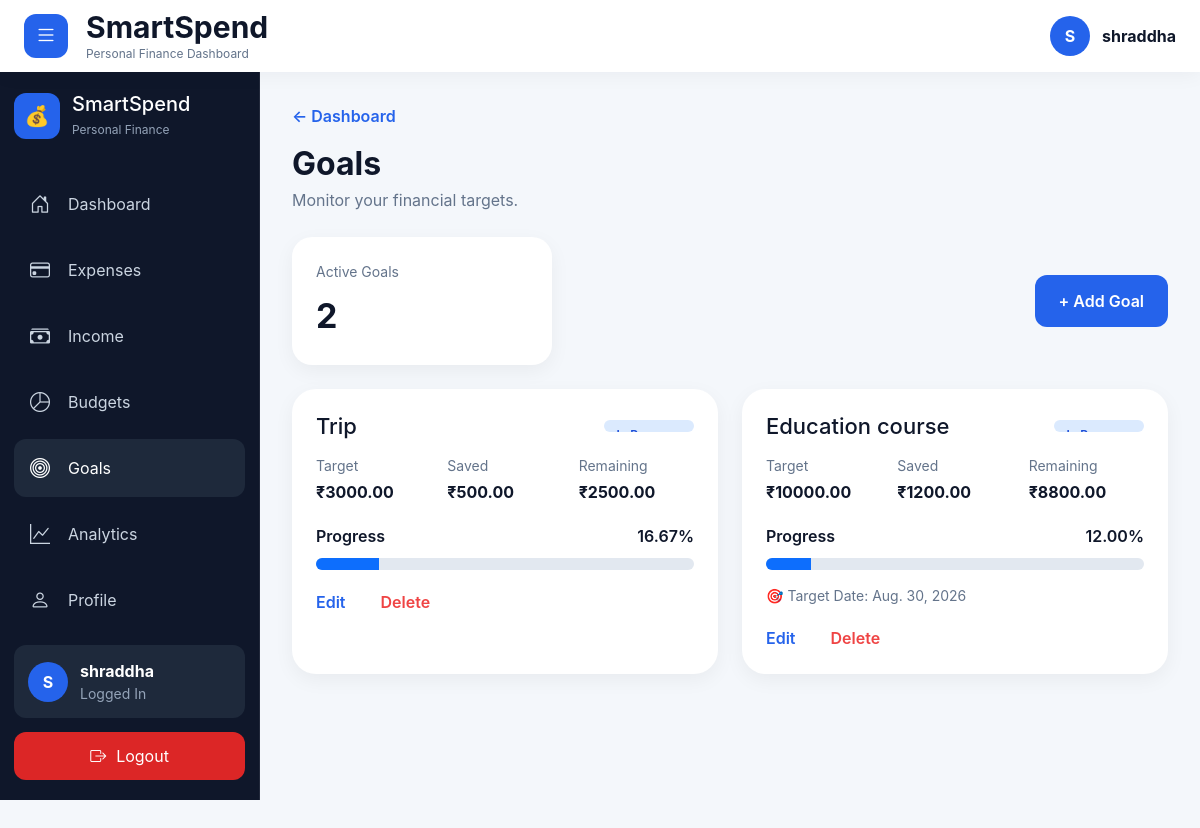
Page /goals/ (signed in) on the committed database.
### apps/accounts/models.py (models this page shows, shortened)
class User(AbstractUser):
    email = models.EmailField(unique=True)
    phone_number = models.CharField(max_length=15, blank=True)
    USERNAME_FIELD = "email"
    REQUIRED_FIELDS = ["username"]

### apps/goals/models.py (models this page shows, shortened)
class Goal(models.Model):
    user = models.ForeignKey(
        settings.AUTH_USER_MODEL,
        on_delete=models.CASCADE,
        related_name="goals"
    )
    title = models.CharField(
        max_length=255
    )
    description = models.TextField(
        blank=True
    )
    target_amount = models.DecimalField(
        max_digits=12,
        decimal_places=2
    )
    current_amount = models.DecimalField(
        max_digits=12,
        decimal_places=2,
        default=0
    )
    target_date = models.DateField(
        null=True,
        blank=True
    )
    created_at = models.DateTimeField(
        auto_now_add=True
    )
    class Meta:
        ordering = ["target_date"]
    @property
    def progress_percentage(self):
        if self.target_amount == 0:
            return 0
        return round(
            (self.current_amount / self.target_amount) * 100,
            2
        )
    @property
    def remaining_amount(self):
        return (
            self.target_amount -
            self.current_amount
        )

### apps/goals/views.py (the view)
@login_required
def goal_list(request):
    goals = Goal.objects.filter(
        user=request.user
    )
    return render(
        request,
        "goals/goal_list.html",
        {"goals": goals}
    )

### templates/goals/goal_list.html (shortened to what this page needs)
{% extends "base.html" %}
{% block content %}
<div class="page-header">
    <a
        href="/dashboard/"
        class="back-link"
    >
        ← Dashboard
    </a>
    <div class="page-title">
        Goals
    </div>
    <div class="page-subtitle">
        Monitor your financial targets.
    </div>
</div>
<div class="expense-topbar">
    <div class="summary-card">
        <div class="summary-label">
            Active Goals
        </div>
        <div class="summary-value">
            {{ goals|length }}
        </div>
    </div>
    <a
        href="{% url 'goal_create' %}"
        class="add-btn"
    >
        + Add Goal
    </a>
</div>
{% if goals %}
<div class="goal-grid">
    {% for goal in goals %}
    <div class="goal-card">
        <div class="goal-header">
            <h3>
                {{ goal.title }}
            </h3>
            {% if goal.progress_percentage >= 100 %}
                <span class="goal-status success">
                    Completed
                </span>
            {% elif goal.progress_percentage >= 75 %}
                <span class="goal-status warning">
                    Almost There
                </span>
            {% else %}
                <span class="goal-status progress">
                </span>
            {% endif %}
        </div>
        <div class="goal-stats">
            <div>
                <small>Target</small>
                <strong>
                    ₹{{ goal.target_amount }}
                </strong>
            </div>
            <div>
                <small>Saved</small>
                <strong>
                    ₹{{ goal.current_amount }}
                </strong>
            </div>
            <div>
                <small>Remaining</small>
                <strong>
                    ₹{{ goal.remaining_amount }}
                </strong>
            </div>
        </div>
        <div class="budget-progress-header">
            <span>
                Progress
            </span>
            <span>
                {{ goal.progress_percentage }}%
            </span>
        </div>
        <div class="progress">
            <div
                class="progress-bar bg-primary"
                style="
                    width:
                    {{ goal.progress_percentage }}%;
                "
            ></div>
        </div>
        {% if goal.target_date %}
        <div class="goal-date">
            🎯 Target Date:
            {{ goal.target_date }}
        </div>
        {% endif %}
        <div class="budget-actions">
            <a
                href="{% url 'goal_update' goal.id %}"
                class="action-link edit-link"
            >
                Edit
            </a>
            <a
                href="{% url 'goal_delete' goal.id %}"
                class="action-link delete-link"
            >
                Delete
            </a>
        </div>
    </div>
    {% endfor %}
</div>
{% endif %}
{% endblock %}

### templates/base.html (shortened to what this page needs)
{% load static %}
<!DOCTYPE html>
<html lang="en">
<head>
    <link
        href="https://cdn.jsdelivr.net/npm/bootstrap@5.3.3/dist/css/bootstrap.min.css"
        rel="stylesheet"
    >
    <link
        rel="stylesheet"
        href="https://cdn.jsdelivr.net/npm/bootstrap-icons@1.11.3/font/bootstrap-icons.min.css"
    >
    <link
        rel="stylesheet"
        href="{% static 'css/main.css' %}"
    >
</head>
<body>
{% if request.user.is_authenticated %}
<header class="topbar">
    <div class="topbar-left">
        <button
            id="sidebarToggle"
            class="menu-btn"
        >
            <i class="bi bi-list"></i>
        </button>
        <div>
            <h4 class="logo">
                SmartSpend
            </h4>
            <div class="logo-subtitle">
                Personal Finance Dashboard
            </div>
        </div>
    </div>
    <div class="topbar-user">
        <div class="topbar-avatar">
            {{ request.user.username|first|upper }}
        </div>
        <div>
            <strong>
                {{ request.user.username }}
            </strong>
        </div>
    </div>
</header>
{% endif %}
<div class="app-container">
    {% if request.user.is_authenticated %}
    <aside
        id="sidebar"
        class="sidebar"
    >
        <div>
            <div class="brand">
                <div class="brand-logo">
                    💰
                </div>
                <div class="brand-text">
                    <h3>
                        SmartSpend
                    </h3>
                    <span>
                        Personal Finance
                    </span>
                </div>
            </div>
            <nav class="sidebar-nav">
                <a
                    href="/dashboard/"
                    data-tooltip="Dashboard"
                    class="{% if '/dashboard/' in request.path %}active{% endif %}"
                >
                    <i class="bi bi-house-door"></i>
                    <span>
                        Dashboard
                    </span>
                </a>
                <a
                    href="/expenses/"
                    data-tooltip="Expenses"
                    class="{% if '/expenses/' in request.path %}active{% endif %}"
                >
                    <i class="bi bi-credit-card"></i>
                    <span>
                        Expenses
                    </span>
                </a>
                <a
                    href="/income/"
                    data-tooltip="Income"
                    class="{% if '/income/' in request.path %}active{% endif %}"
                >
                    <i class="bi bi-cash-stack"></i>
                    <span>
                        Income
                    </span>
                </a>
                <a
                    href="/budgets/"
                    data-tooltip="Budgets"
                    class="{% if '/budgets/' in request.path %}active{% endif %}"
                >
                    <i class="bi bi-pie-chart"></i>
                    <span>
                        Budgets
                    </span>
                </a>
                <a
                    href="/goals/"
                    data-tooltip="Goals"
                    class="{% if '/goals/' in request.path %}active{% endif %}"
                >
                    <i class="bi bi-bullseye"></i>
                    <span>
                        Goals
                    </span>
                </a>
                <a
                    href="/analytics/"
                    data-tooltip="Analytics"
                    class="{% if '/analytics/' in request.path %}active{% endif %}"
                >
                    <i class="bi bi-graph-up"></i>
                    <span>
                        Analytics
                    </span>
                </a>
                <a
                    href="/profile/"
                    data-tooltip="Profile"
                    class="{% if '/profile/' in request.path %}active{% endif %}"
                >
                    <i class="bi bi-person"></i>
                    <span>
                        Profile
                    </span>
                </a>
            </nav>
        </div>
        <div>
            <div class="user-mini">
                <div class="avatar">
                    {{ request.user.username|first|upper }}
                </div>
                <div class="user-info">
                    <strong>
                        {{ request.user.username }}
                    </strong>
                    <small>
                        Logged In
                    </small>
                </div>
            </div>
            <form
                method="post"
                action="{% url 'logout' %}"
            >
                <button
                    class="logout-btn"
                    type="submit"
                >
                    <i class="bi bi-box-arrow-right"></i>
                    <span>
                        Logout
                    </span>
                </button>
            </form>
        </div>
    </aside>
    {% endif %}
    <main
        id="mainContent"
        class="main-content"
    >
        {% block content %}
        {% endblock %}
    </main>
</div>
</body>
</html>

### rows in the picture
User: user.username|first "S", user.username "shraddha"
Goal: title "Trip", target_amount "3000.00", current_amount "500.00", remaining_amount "2500.00", progress_percentage "16.67"
Goal: title "Education course", target_amount "10000.00", current_amount "1200.00", remaining_amount "8800.00", progress_percentage "12.00", target_date "Aug. 30, 2026"

### other values in the picture
{{ goals|length }} "2"
